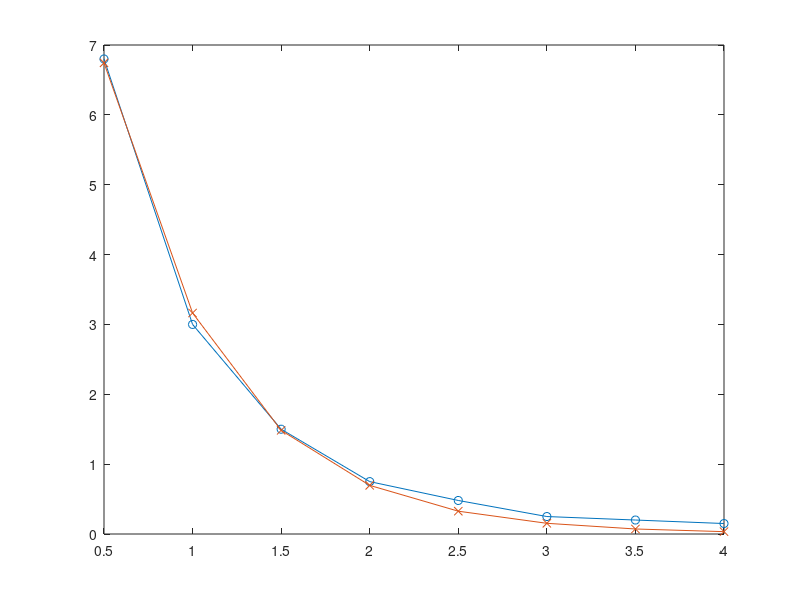

MATLAB code to generate this figure:
function CP_6_14()
f = @(x, t) x(1) .* exp(x(2) .* t);
t = [0.5:0.5:4]'; 
y = [6.8; 3; 1.5; 0.75; 0.48; 0.25; 0.2; 0.15];

options = optimset('TolX', 1e-6, 'MaxIter', 50, 'Display', 'off');

x = [ones(length(t),1), t] \ log(y);
x0 = [exp(x(1)); x(2)];

disp('(a) Nonlinear fit:');
x = lsqcurvefit(@(x,t) f(x,t), x0, t, y, [], [], options);
disp(x);

figure;
plot(t, y, 'o-', 'DisplayName', 'Data');
hold on;
y_fit = f(x, t);
plot(t, y_fit, 'x-', 'DisplayName', 'LSQCurveFit Data');
hold off;



disp('(b) Linear fit:');
log_y = log(y);
x = x0
